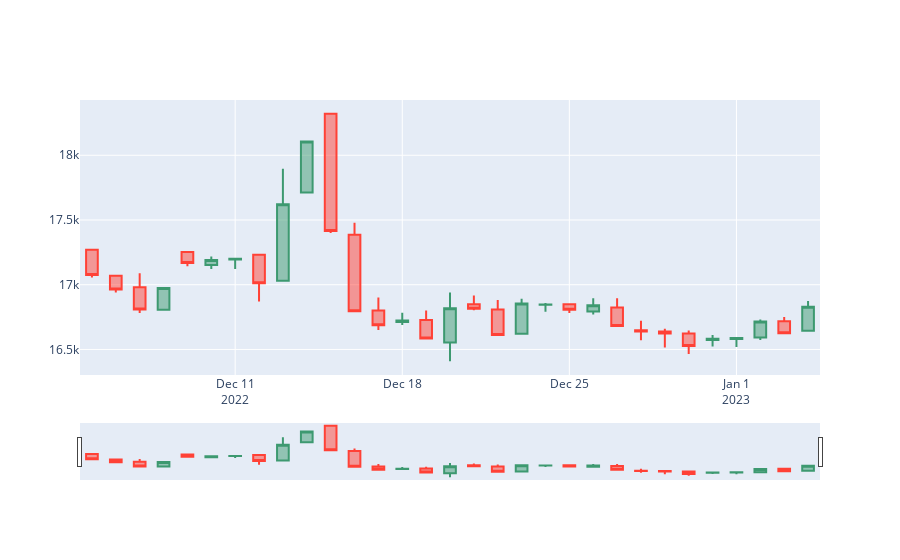

Notebook cell for this chart:
### Markdown cell above
Finally we are now ready to use plotly to create our Candlestick Chart.

### Code cell
fig = go.Figure(data=[go.Candlestick(x=candlestick_data['date'],
                open=candlestick_data['Price']['first'], 
                high=candlestick_data['Price']['max'],
                low=candlestick_data['Price']['min'], 
                close=candlestick_data['Price']['last'])
                ])

fig.update_layout(xaxis_rangeslider_visible=True)

fig.show()
